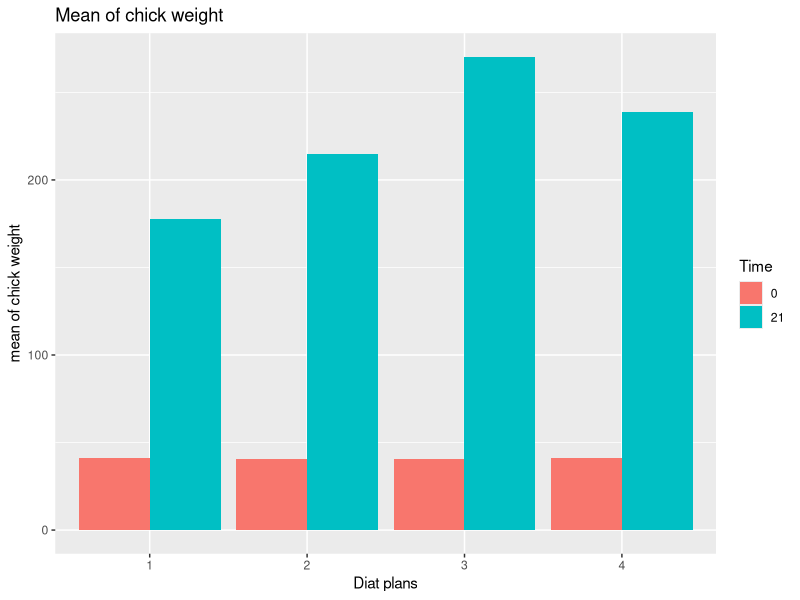
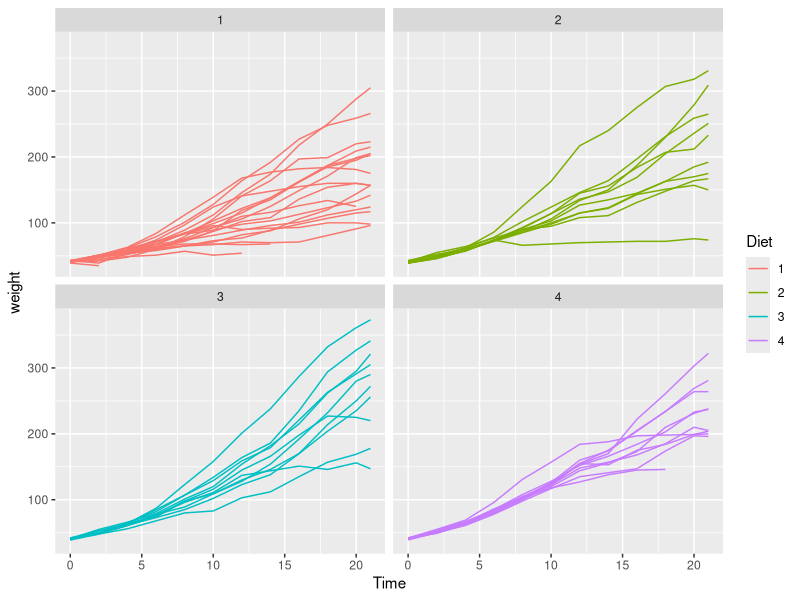

Source code (R) for these figures, in order:
## ---- chunk 1
library(ggplot2)
library(datasets)

head(ChickWeight)

## ---- chunk 2

library(dplyr)

ChickWeight_reorganized <-  filter(ChickWeight, (Time == 0) | (Time == 21)) %>%
  group_by(Diet, Time) %>%
  summarise(Mean = mean(weight))

ChickWeight_reorganized$Time <- as.factor(ChickWeight_reorganized$Time) 

ggplot(ChickWeight_reorganized, aes(x=Diet, y=Mean, fill=Time)) +
  geom_bar(stat="identity", position=position_dodge()) +
  labs(title="Mean of chick weight", x= "Diat plans", y= "mean of chick weight")
 
 
## ---- chunk 3

# First we're going to make a background dataset with the diet variable removed. 
ChickWeight_bg <- ChickWeight %>% filter((Time == 0) | (Time == 21)) %>% select(-Diet)

# let's group the data by each chick; this will carry out any subsequent geoms for each chick
ggplot(ChickWeight, aes(Time, weight, color = Diet, group = Chick))+
  geom_line() + # line plot
  facet_wrap(~Diet)

